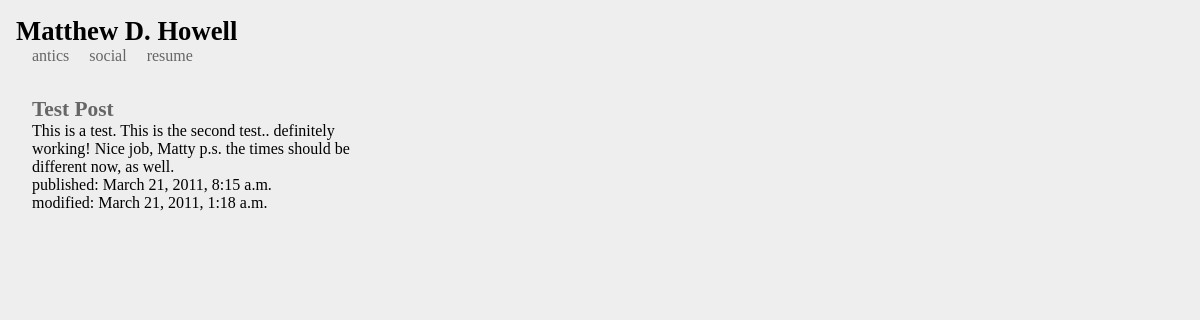
Before: / with the older database file.
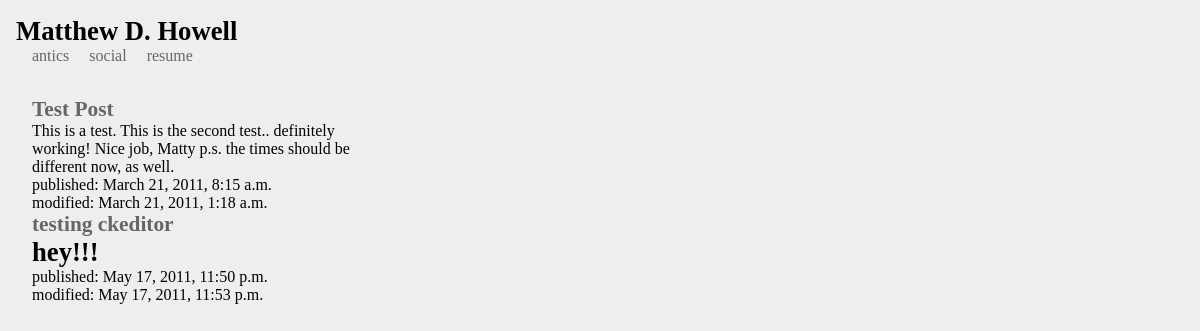
After: the same page with the newer database file.
### pushy_articulator/models.py (models this page shows, shortened)
class PushyArticle(models.Model):
    title = models.CharField(max_length=50)
    slug = models.SlugField(max_length=50)
    content = models.TextField()
    published = models.DateTimeField(auto_now_add=True)
    last_modified = models.DateTimeField(auto_now=True)

### pushy_articulator/views.py (the view)
def index(request):
    articles = PushyArticle.objects.all()
    data = {'articles':articles}
    return render_to_response('index.html', data)

### templates/index.html (shortened to what this page needs)
<html>
<head>
  <link rel="stylesheet" href="/site_media/css/style.css" type="text/css" media="screen" title="screen-stylesheet" charset="utf-8">
</head>
<body>
  <h1>Matthew D. Howell</h1>
  <div id='top-level-nav'>
    <ul>
      <li><a href='/'>antics</a></li>
      <li><a href='/social'>social</a></li>
      <li><a href='/resume'>resume</a></li>
    </ul>
  </div>
  {% for a in articles %}
  <div class='article'>
    <h2><a href='{{ a.slug }}'>{{ a.title }}</a></h2>
    <p>{{ a.content|safe }}</p>
    <p>published: {{ a.published }}</p>
    <p>modified: {{ a.last_modified }}</p>
  </div>
  {% empty %}
    <p>Sorry, there are no articles</p>
  {% endfor %}
</body>
</html>

### static/css/style.css (style rules this page uses)
* { padding: 0; margin: 0; }
body { background-color: #eeeeee; font-family: "Times New Roman"; padding: 1em; }
a { color: #666666; text-decoration: none; }
h1 { font-size: 20pt; }
h2 { font-size: 16pt; }
#top-level-nav { margin: 0 0 2em 0; }
#top-level-nav ul { display: inline; list-style: none; }
#top-level-nav ul li { display: inline; }
#top-level-nav ul li a { margin: 0 0 0 1em; }
.article { margin: 0 0 0 1em; width: 30%; }

Changed rows visible on the page:
added PushyArticle: title "testing ckeditor", content "hey!!!", published "May 17, 2011, 11:50 p.m.", last_modified "May 17, 2011, 11:53 p.m."
